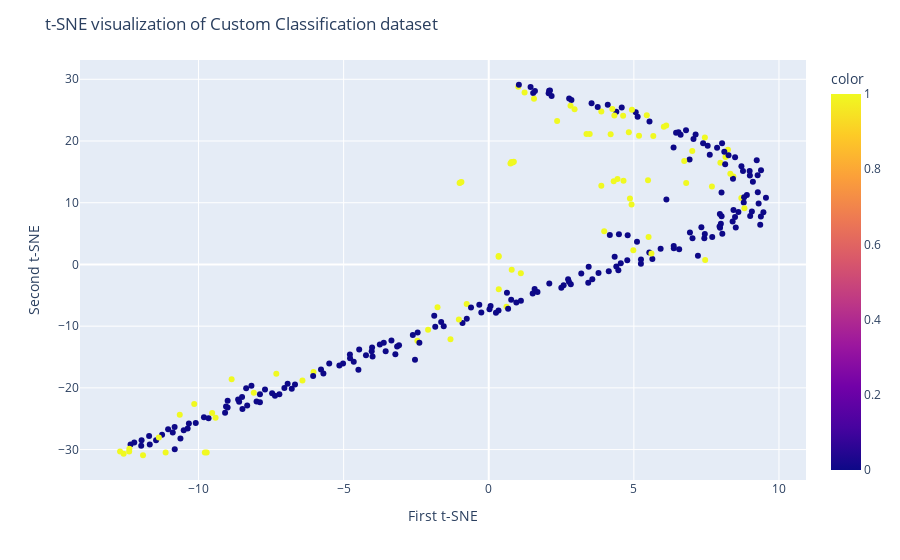

Notebook code for this chart:
### Code cell
import plotly.express as px
tsne = TSNE(n_components=2, random_state=42, perplexity=25)
X_tsne = tsne.fit_transform(X_all)
tsne.kl_divergence_


fig = px.scatter(x=X_tsne[:, 0], y=X_tsne[:, 1], color=y)
fig.update_layout(
    title="t-SNE visualization of Custom Classification dataset",
    xaxis_title="First t-SNE",
    yaxis_title="Second t-SNE",
)
fig.show()

### Figure 1 — Plotly figure (JSON) as saved in the notebook; plotly's stock layout.template omitted (floating-point values rounded to 4 significant figures; data arrays with more than 128 entries replaced by an {"elided": "..."} marker saying what was removed)
{"data": [{"hovertemplate": "x=%{x}<br>y=%{y}<br>color=%{marker.color}<extra></extra>", "legendgroup": "", "marker": {"color": {"elided": "273 int values"}, "coloraxis": "coloraxis", "symbol": "circle"}, "mode": "markers", "name": "", "orientation": "v", "showlegend": false, "type": "scatter", "x": {"elided": "273 float values"}, "xaxis": "x", "y": {"elided": "273 float values"}, "yaxis": "y"}], "layout": {"coloraxis": {"colorbar": {"title": {"text": "color"}}, "colorscale": [[0, "#0d0887"], [0.1111, "#46039f"], [0.2222, "#7201a8"], [0.3333, "#9c179e"], [0.4444, "#bd3786"], [0.5556, "#d8576b"], [0.6667, "#ed7953"], [0.7778, "#fb9f3a"], [0.8889, "#fdca26"], [1, "#f0f921"]]}, "legend": {"tracegroupgap": 0}, "margin": {"t": 60}, "title": {"text": "t-SNE visualization of Custom Classification dataset"}, "xaxis": {"anchor": "y", "domain": [0, 1], "title": {"text": "First t-SNE"}}, "yaxis": {"anchor": "x", "domain": [0, 1], "title": {"text": "Second t-SNE"}}}}
